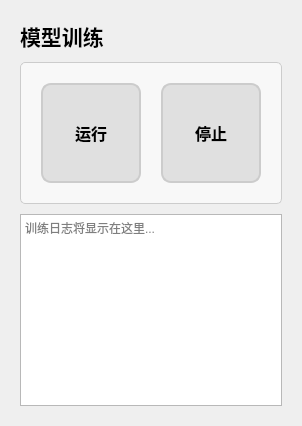
         <widget class="QWidget" name="page_modelTraining">
          <layout class="QVBoxLayout" name="layout_training">
           <property name="spacing">
            <number>10</number>
           </property>
           <property name="leftMargin">
            <number>20</number>
           </property>
           <property name="topMargin">
            <number>20</number>
           </property>
           <property name="rightMargin">
            <number>20</number>
           </property>
           <property name="bottomMargin">
            <number>20</number>
           </property>
           <item>
            <widget class="QLabel" name="label_trainingTitle">
             <property name="text">
              <string>模型训练</string>
             </property>
             <property name="font">
              <font>
               <pointsize>16</pointsize>
               <weight>75</weight>
               <bold>true</bold>
              </font>
             </property>
            </widget>
           </item>
           <item>
            <widget class="QFrame" name="frame_trainingControls">
             <property name="styleSheet">
              <string notr="true">QFrame#frame_trainingControls {
	background-color: #f8f8f8;
	border: 1px solid #cccccc;
	border-radius: 5px;
}</string>
             </property>
             <layout class="QHBoxLayout" name="layout_trainingControls">
              <property name="spacing">
               <number>20</number>
              </property>
              <property name="leftMargin">
               <number>20</number>
              </property>
              <property name="topMargin">
               <number>20</number>
              </property>
              <property name="rightMargin">
               <number>20</number>
              </property>
              <property name="bottomMargin">
               <number>20</number>
              </property>
              <item>
               <widget class="QPushButton" name="btn_trainRun">
                <property name="minimumSize">
                 <size>
                  <width>100</width>
                  <height>100</height>
                 </size>
                </property>
                <property name="text">
                 <string>运行</string>
                </property>
                <property name="styleSheet">
                 <string notr="true">QPushButton#btn_trainRun {
	background-color: #e0e0e0;
	border: 2px solid #cccccc;
	border-radius: 10px;
	font-size: 16px;
	font-weight: bold;
}
QPushButton#btn_trainRun:checked {
	background-color: #ffcccc;
	border-color: #ff6666;
}</string>
                </property>
                <property name="checkable">
                 <bool>true</bool>
                </property>
               </widget>
              </item>
              <item>
               <widget class="QPushButton" name="btn_trainStop">
                <property name="minimumSize">
                 <size>
                  <width>100</width>
                  <height>100</height>
                 </size>
                </property>
                <property name="text">
                 <string>停止</string>
                </property>
                <property name="styleSheet">
                 <string notr="true">QPushButton#btn_trainStop {
	background-color: #e0e0e0;
	border: 2px solid #cccccc;
	border-radius: 10px;
	font-size: 16px;
	font-weight: bold;
}
QPushButton#btn_trainStop:checked {
	background-color: #ffcccc;
	border-color: #ff6666;
}</string>
                </property>
                <property name="checkable">
                 <bool>true</bool>
                </property>
               </widget>
              </item>
             </layout>
            </widget>
           </item>
           <item>
            <widget class="QTextEdit" name="textEdit_trainingLog">
             <property name="placeholderText">
              <string>训练日志将显示在这里...</string>
             </property>
            </widget>
           </item>
          </layout>
         </widget>
